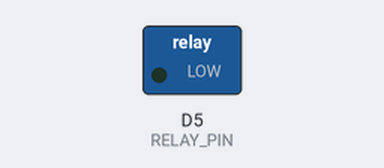
The sketch below on a simulated ESP8266 (NodeMCU). Parts: switched loads named in the sketch (green lamp = pin HIGH). Dashed ring = blinking.

Above: at 0.5 s.
Timing chart, 0 to 4.6 s (numbered marks = the images above):
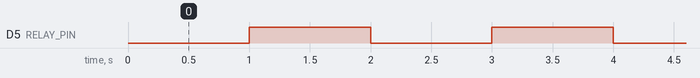

Measured:
- by itself, D5 (RELAY_PIN): alternates HIGH for 1.0 s and LOW for 1.0 s

The sketch:

Relay_program.ino
```cpp
#define RELAY_PIN D5 // GPIO12

void setup() {
  pinMode(RELAY_PIN, OUTPUT);
  digitalWrite(RELAY_PIN, HIGH); // Turn relay OFF initially
}

void loop() {
  // Turn relay ON
  digitalWrite(RELAY_PIN, LOW);
  delay(1000);

  // Turn relay OFF
  digitalWrite(RELAY_PIN, HIGH);
  delay(1000);
}
```
